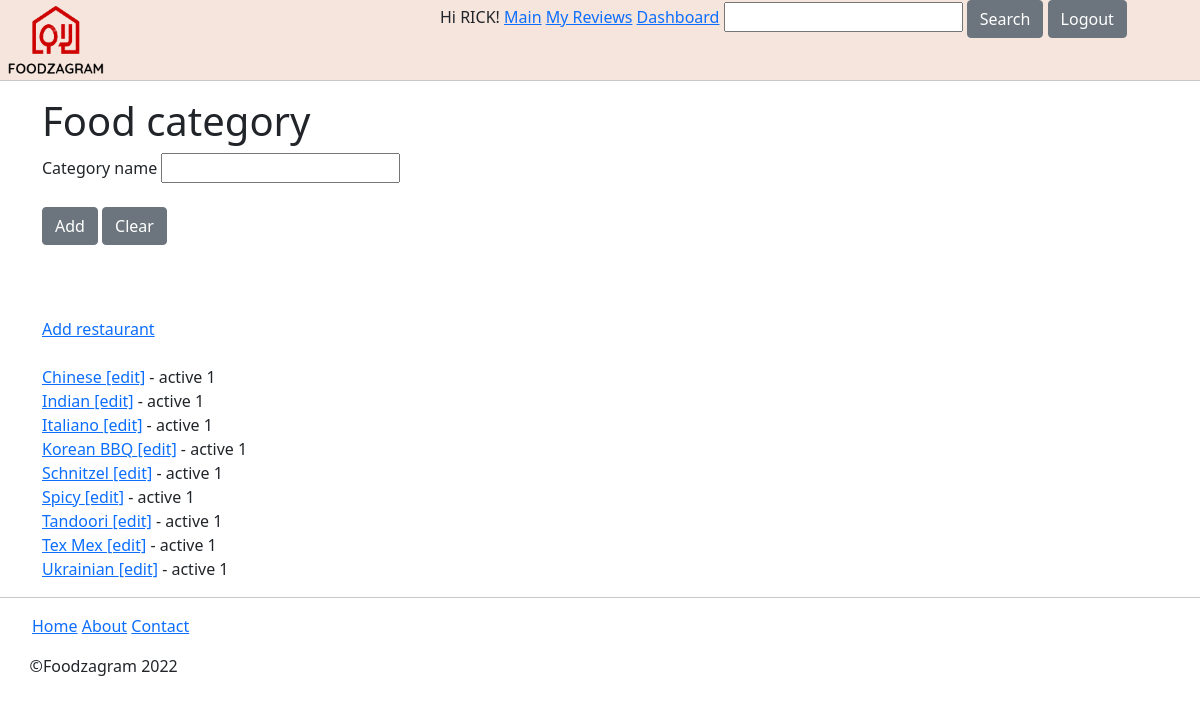
/category.php (signed in), run on the app's committed database.
### tables this page shows
CREATE TABLE `foodcategory` (
  `categoryid` int(11) NOT NULL,
  `category_name` varchar(50) NOT NULL,
  `active` bit(1) NOT NULL DEFAULT b'1'
);

### library.php (called while the page is built, shortened)
<?php
    function CheckLogin($db){
        if(isset($_SESSION['username'])){
            $username = $_SESSION['username'];
            $qry = "SELECT * FROM User WHERE username
                = :username AND active = 1 LIMIT 1";
            $stm = $db->prepare($qry);
            $stm->bindvalue('username', $username, PDO::PARAM_STR);
            $stm->execute();
            if($stm->rowCount() > 0){
                $usr_dat = $stm->fetch();
                return $usr_dat;
            }
        }
    }
?>

### category.php (the view, shortened to what this page needs)
<?php
     require_once('header.php');
    if(!($usr_dat = CheckLogin($db))){
        LoginRedirect();
    }
    $qryCategories = "SELECT * FROM foodcategory ORDER BY category_name";
    $stmCategories = $db->prepare($qryCategories);
    $stmCategories->execute();
?>
<h1>Food category</h1>
<form action="category.php" method="post">
    <label for="category-name">
        Category name
    </label>
    <input type="text" name="category-name">
    <br />
    <br />
    <button type="submit" class="btn btn-secondary" id="submit">Add</button>
    <button type="button" class="btn btn-secondary"
        onclick="window.location.reload()">Clear</button>
    <br />
    <br />
    <br />
</form>
<br>
<a href="restaurant.php">Add restaurant</a>
<br />
<br />
<?php if($stmCategories->rowCount() > 0): ?>
    <?php while($datCategories = $stmCategories->fetch()): ?>
        <a href="view_category.php?categoryid=<?=$datCategories['categoryid'] ?>">
            <?= $datCategories['category_name'] ?>
        </a>
        <a href="category_edit.php?categoryid=<?= $datCategories['categoryid']?>">[edit]</a>
        <?php if($usr_dat['admin'] == 1) echo "- active " . $datCategories['active']; ?>
        <br />
    <?php endwhile ?>
<?php endif ?>
<?php require_once('footer.php'); ?>

### data on the page
foodcategory: category_name "Chinese", active "1"
foodcategory: category_name "Indian", active "1"
foodcategory: category_name "Italiano", active "1"
foodcategory: category_name "Korean BBQ", active "1"
foodcategory: category_name "Schnitzel", active "1"
foodcategory: category_name "Spicy", active "1"
foodcategory: category_name "Tandoori", active "1"
foodcategory: category_name "Tex Mex", active "1"
foodcategory: category_name "Ukrainian", active "1"

### other printed values
$_SESSION['username'] "RICK"
